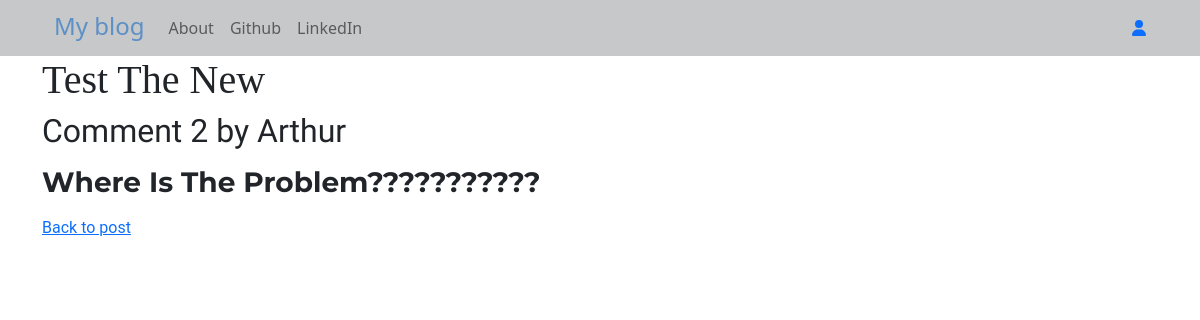
/post/3/comment/2/, run on the app's committed database.
### basic_app/models.py (models this page shows, shortened)
class Comment(models.Model):
    post = models.ForeignKey('basic_app.Post', related_name='comments', on_delete=models.CASCADE)
    author = models.CharField(max_length=200)
    text = models.TextField()
    creation_date = models.DateTimeField(default=timezone.now)
    approved_comments = models.BooleanField(default=False)

class Post(models.Model):
    author = models.ForeignKey('auth.User', on_delete=models.CASCADE)  # Authorization of user
    title = models.CharField(max_length=200)
    text = models.TextField()
    creation_date = models.DateTimeField(default=timezone.now)
    publication_date = models.DateTimeField(blank=True, null=True)  # null or blank

### basic_app/views.py (the view)
# urls.py: path('post/<int:pk>/comment/<int:comment_id>/', views.comment_detail, name='comment_detail'),
def comment_detail(request, pk, comment_id):
    comment = get_object_or_404(Comment, id=comment_id)
    return render(request, 'basic_app/comment_detail.html', {'comment': comment})

### basic_app/templates/basic_app/comment_detail.html
{% extends 'basic_app/base.html' %}
{% block content %}
    <div class="center-stage">
        <h1>{{ comment.post.title }}</h1>
        <h2>Comment {{ comment.id }} by {{ comment.author }}</h2>
        <p>{{ comment.text|safe }}</p>
        <p><a href="{% url 'post_detail' pk=comment.post.pk %}">Back to post</a></p>
    </div>
{% endblock %}

### basic_app/static/css/blog.css (style rules this page uses)
h1 { font-family: 'Montagu Slab', serif; }
h2 { font-family: 'MonteCarlo', cursive; }
h3 { font-family: 'Montserrat', sans-serif; }
p { font-family: "Roboto", "Lucida Grande", "DejaVu Sans", "Bitstream Vera Sans", Verdana, Arial, sans-serif }
.center-stage { margin-left: auto; margin-right: auto; }
.loader { filter: hue-rotate(0deg); animation: hue 10000ms infinite linear; }

### data on the page
Comment: post "Test The New", id "2", author "Arthur", text "Where Is The Problem???????????"
